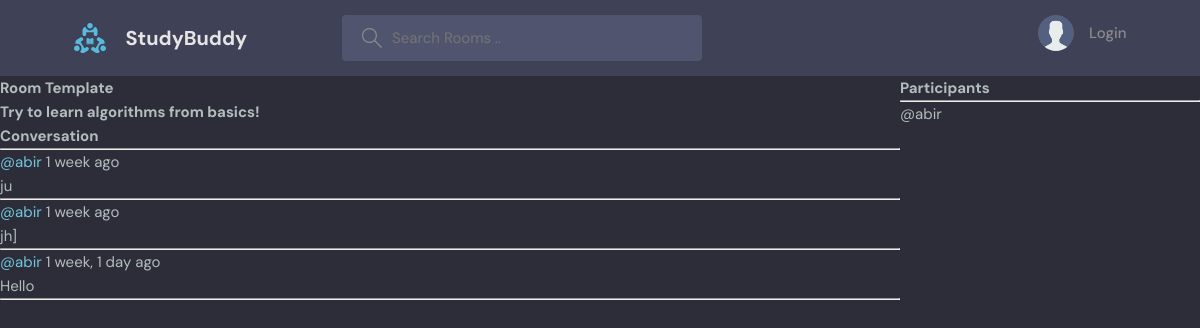
The page /room/1/ on the database its author committed.
### bas/models.py (models this page shows, shortened)
class Room(models.Model):
    host = models.ForeignKey(User, on_delete=models.SET_NULL, null=True)
    topic = models.ForeignKey(Topic, on_delete=models.SET_NULL, null=True)
    name = models.CharField(max_length=100)
    description = models.TextField(null=True, blank=True)
    participants = models.ManyToManyField(User, related_name='participants', blank=True)
    updated = models.DateTimeField(auto_now=True)
    created = models.DateTimeField(auto_now_add=True)
    class Meta:
        ordering = ['-updated', '-created']

class Message(models.Model):
    user = models.ForeignKey(User, on_delete=models.CASCADE)
    room = models.ForeignKey(Room, on_delete=models.CASCADE)
    body = models.TextField()
    updated = models.DateTimeField(auto_now=True)
    created = models.DateTimeField(auto_now_add=True)
    class Meta:
        ordering = ['-updated', '-created']

### bas/views.py (the view, shortened to what this page needs)
# urls.py: path('room/<str:pk>/', views.room, name="Room"),
def room(request, pk):
    room = Room.objects.get(id=pk)
    message = room.message_set.all().order_by('-created')
    participants = room.participants.all()
    context = {'Room' : room, 'Message' : message, 'Participants' : participants}
    return render(request, 'bas/room.html', context)

### bas/templates/bas/room.html (shortened to what this page needs)
{% extends 'main.html' %}
{% block content %}
<div class="room-container">
    <div>
        <h1>Room Template</h1>
        <h3>{{Room.description}}</h3>
        <div class="commemt-wrapper">
            <h3>Conversation</h3>
            <hr>
            {% if Message %}
            {% for m in Message %}
            <div>
                <small><a href="{% url 'userProfile' m.user.id %}">@{{m.user}}</a>  {{m.created|timesince}} ago</small>
                <br>
                <span>{{m.body}}</span>
                <br>
                <hr>
            </div>
            {% endfor %}
            {% else %}
            <div>
                <span>No conversation yet!</span>
                <hr>
            </div>
            {% endif %}
        </div>
    </div>
    <div>
        <h3>Participants</h3>
        <hr>
        {% for p in Participants %}
            <div>
                <span>@{{p.username}}</span>
            </div>
            {% endfor %}
    </div>
</div>
{% endblock %}

### static/styles/style.css (style rules this page uses)
:root { --color-main: #71c6dd; --color-main-light: #e1f6fb; --color-dark: #3f4156; --color-dark-medium: #51546e; --color-dark-light: #696d97; --color-light: #e5e5e5; --color-gray: #8b8b8b; --color-light-gray: #b2bdbd; --color-bg: #2d2d39; --color-success: #5dd693; --color-error: #fc4b0b; }
* { font-family: "DM Sans", -apple-system, BlinkMacSystemFont, "Segoe UI", Roboto, Oxygen, Ubuntu, Cantarell, "Open Sans", "Helvetica Neue", sans-serif; margin: 0; padding: 0; box-sizing: border-box; text-rendering: optimizeLegibility; font-size: inherit; }
html { font-size: 56.25%; }
@media only screen and (min-width: 1200px) { html { font-size: 62.5%; } }
body { line-height: 1.6; font-weight: 400; font-size: 1.5rem; color: var(--color-light-gray); background-color: var(--color-bg); min-height: 100vh; }
a { display: inline-block; color: var(--color-main); text-decoration: none; }

### bas/templates/bas/room.html (style rules this page uses)
.room-container { display: grid; grid-template-columns: 3fr 1fr; }

### rows shown on the page
Room: description "Try to learn algorithms from basics!"
Message: user "abir", created "1 week", body "ju"
Message: user "abir", created "1 week", body "jh]"
Message: user "abir", created "1 week, 1 day", body "Hello"

### other values the page prints
{{ p.username }} "abir"
